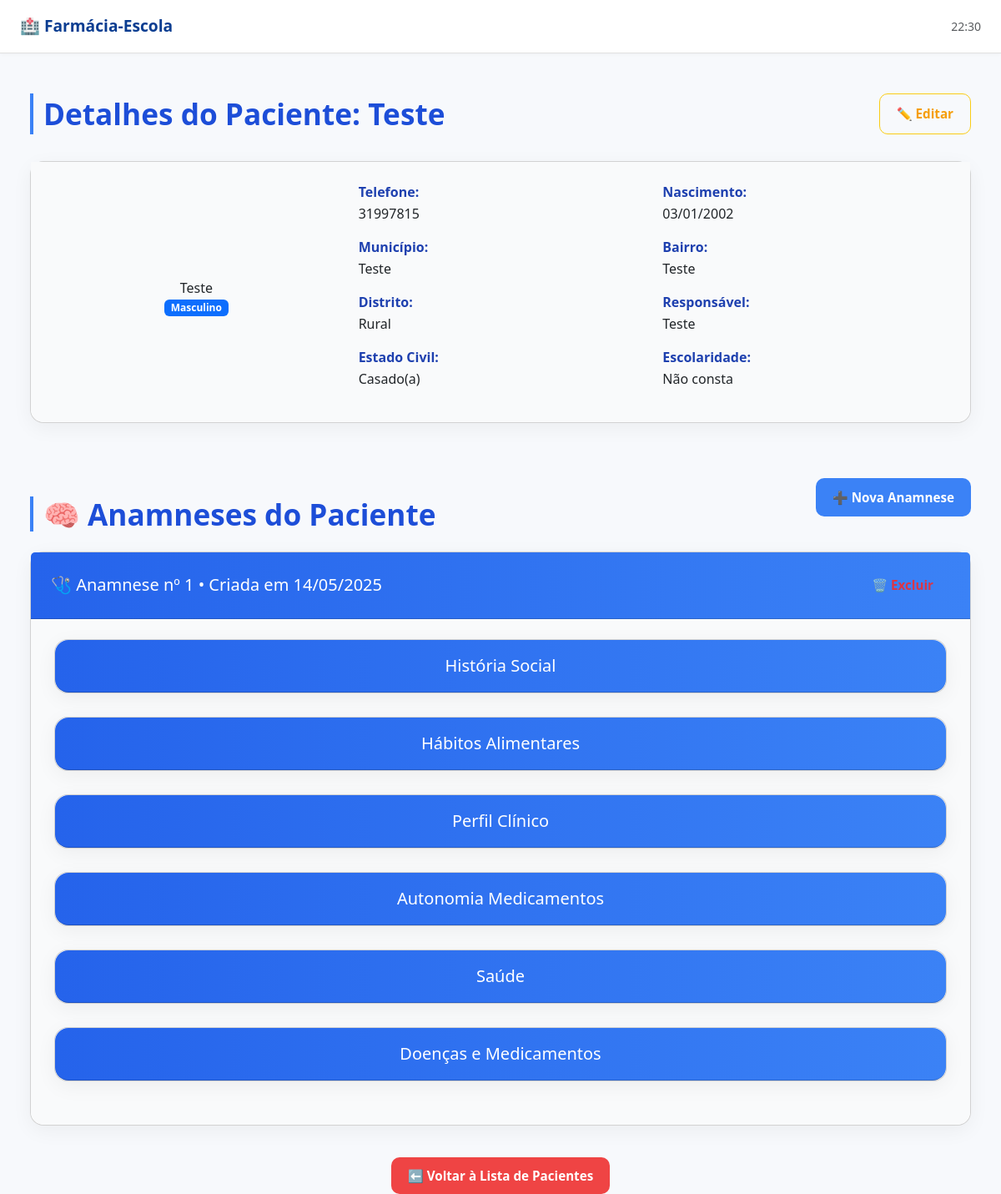
The page /listagem_pacientes/paciente/2/ on the database as committed earlier.
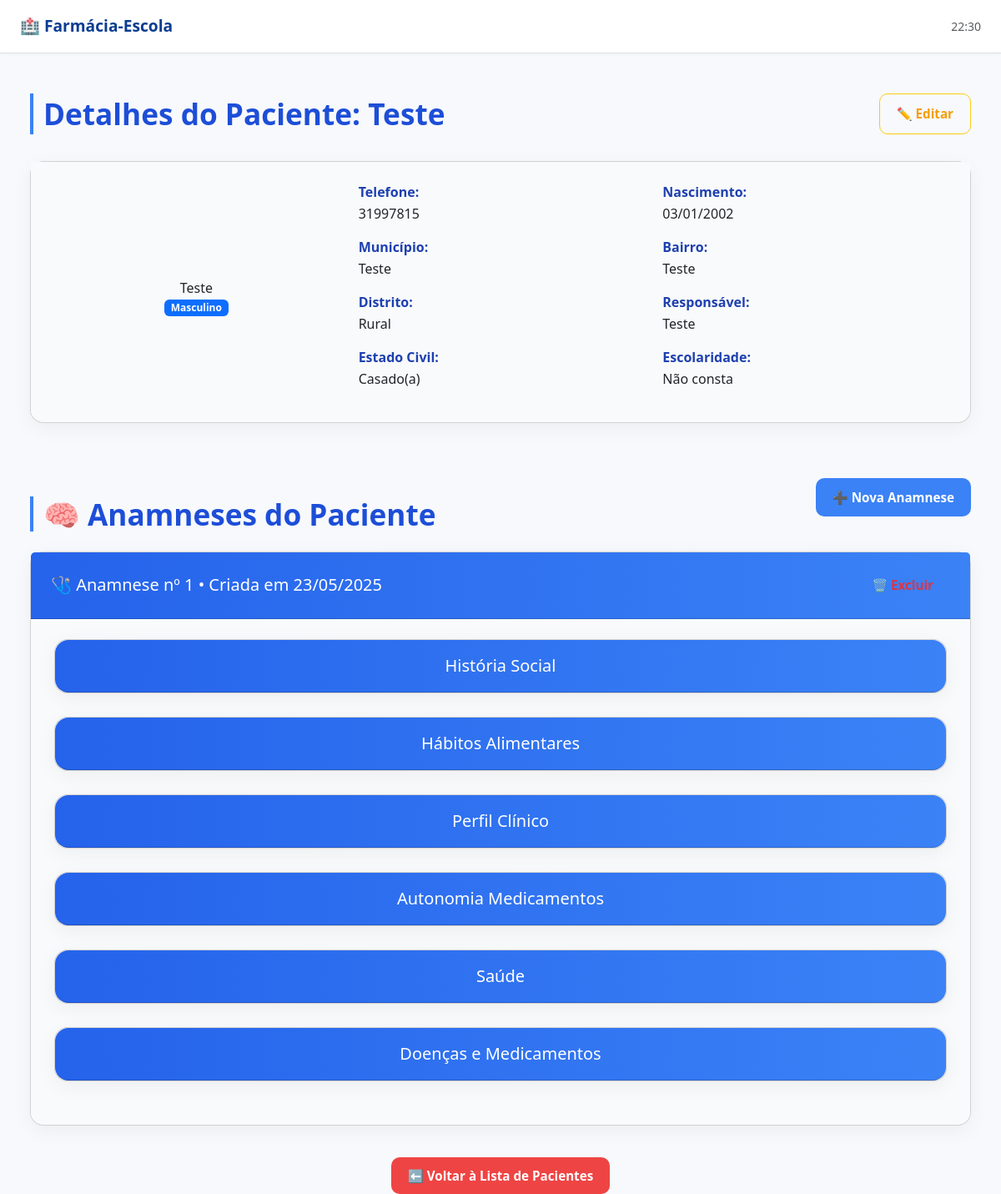
The same page on the database as committed later.
### paciente/models.py (models this page shows, shortened)
class Anamnese(models.Model):
    paciente = models.ForeignKey(Paciente, on_delete=models.CASCADE, related_name='anamneses')
    data_criacao = models.DateTimeField(auto_now_add=True)

### listagem_pacientes/views.py (the view, shortened to what this page needs)
# urls.py: path('paciente/<int:pk>/', PacienteDetailView.as_view(), name='paciente_detail'),  # URL para detalhes
class PacienteDetailView(DetailView):
    model = Paciente
    template_name = 'detalhe_paciente.html'
    context_object_name = 'paciente'
    def get_object(self):
        return get_object_or_404(Paciente, id=self.kwargs['pk'])
    def get_context_data(self, **kwargs):
        context = super().get_context_data(**kwargs)
        paciente = self.get_object()
        modo_edicao = self.request.GET.get("editar") == "1"
        context['anamneses'] = paciente.anamneses.all().order_by('-data_criacao')
        context['modo_edicao'] = modo_edicao
        if modo_edicao:
            context['form'] = PacienteForm(instance=paciente)
        return context

### listagem_pacientes/templates/detalhe_paciente.html (shortened to what the changed rows need)
{% extends 'menu.html' %}
{% load static %}
{% block content %}
<link rel="stylesheet" href="{% static 'css/style.css' %}">
<div class="container mt-5">
    <h2 class="section-title text-center d-flex justify-content-between align-items-center">
        <span>Detalhes do Paciente: <strong>{{ paciente.nome }}</strong></span>
        <a href="?editar=1" class="btn btn-outline-warning btn-sm">✏️ Editar</a>
    </h2>
    {% if modo_edicao %}
    <form method="post" class="card p-4 shadow-sm mb-4">
        {% csrf_token %}
        {% for field in form %}
        <div class="mb-3">
            <label for="{{ field.id_for_label }}" class="form-label">{{ field.label }}</label>
            {{ field }}
            {% if field.errors %}
            <div class="text-danger small">{{ field.errors }}</div>
            {% endif %}
        </div>
        {% endfor %}
        <div class="d-flex justify-content-between mt-4" autocomplete="off">
            <a href="{% url 'paciente_detail' paciente.id %}" class="btn btn-secondary">Cancelar</a>
            <button type="submit" class="btn btn-success">💾 Salvar Alterações</button>
        </div>
    </form>
    {% else %}
    {% if paciente %}
    {% if paciente.anamneses.exists %}
    {% for anamnese in paciente.anamneses.all %}
    <div class="card mb-4">
        <div class="card-header d-flex justify-content-between align-items-center">
            <span>🩺 Anamnese nº {{ forloop.counter }} • Criada em {{ anamnese.data_criacao|date:"d/m/Y" }}</span>
            <form method="post" action="{% url 'excluir_anamnese_bloco' anamnese.id 'tudo' %}" class="d-inline">
                <button type="submit" class="btn btn-sm btn-outline-danger">
                    🗑️ Excluir
                </button>
            </form>
        </div>
        <div class="card-body">
            {% include 'partials/accordion_historia.html' %}
            {% include 'partials/accordion_habitos.html' %}
            {% include 'partials/accordion_perfil.html' %}
            {% include 'partials/accordion_autonomia.html' %}
            {% include 'partials/accordion_saude.html' %}
            {% include 'partials/accordion_doencas_medicamentos.html' %}
        </div>
    </div>
    {% endfor %}
    {% else %}
    <p>Este paciente ainda não possui anamnese.</p>
    {% endif %}
    {% else %}
    <p class="text-danger">Paciente não encontrado.</p>
    {% endif %}
</div>
{% endif %}
{% endblock %}

### listagem_pacientes/templates/partials/accordion_historia.html (shortened to what this page needs)
<div class="card expand-card collapsed">
  <div class="card-header" onclick="toggleCard(this.closest('.expand-card'))">
     História Social
  </div>
</div>

### listagem_pacientes/templates/partials/accordion_habitos.html (shortened to what this page needs)
<div class="card expand-card collapsed">
  <div class="card-header" onclick="toggleCard(this.closest('.expand-card'))">
     Hábitos Alimentares
  </div>
</div>

### listagem_pacientes/templates/partials/accordion_perfil.html (shortened to what this page needs)
<div class="card expand-card collapsed">
  <div class="card-header" onclick="toggleCard(this.closest('.expand-card'))">
     Perfil Clínico
  </div>
</div>

### listagem_pacientes/templates/partials/accordion_autonomia.html (shortened to what this page needs)
<div class="card expand-card collapsed">
  <div class="card-header" onclick="toggleCard(this.closest('.expand-card'))">
     Autonomia Medicamentos
  </div>
</div>

### listagem_pacientes/templates/partials/accordion_saude.html (shortened to what this page needs)
<div class="card expand-card collapsed">
    <div class="card-header" onclick="toggleCard(this.closest('.expand-card'))">
       Saúde
    </div>
  </div>

### listagem_pacientes/templates/partials/accordion_doencas_medicamentos.html (shortened to what this page needs)
<div class="card expand-card collapsed">
  <div class="card-header" onclick="toggleCard(this.closest('.expand-card'))">
     Doenças e Medicamentos
  </div>
</div>

Rows that differ between the two databases and show on the page:
removed Anamnese: data_criacao "14/05/2025"
added Anamnese: data_criacao "23/05/2025"
